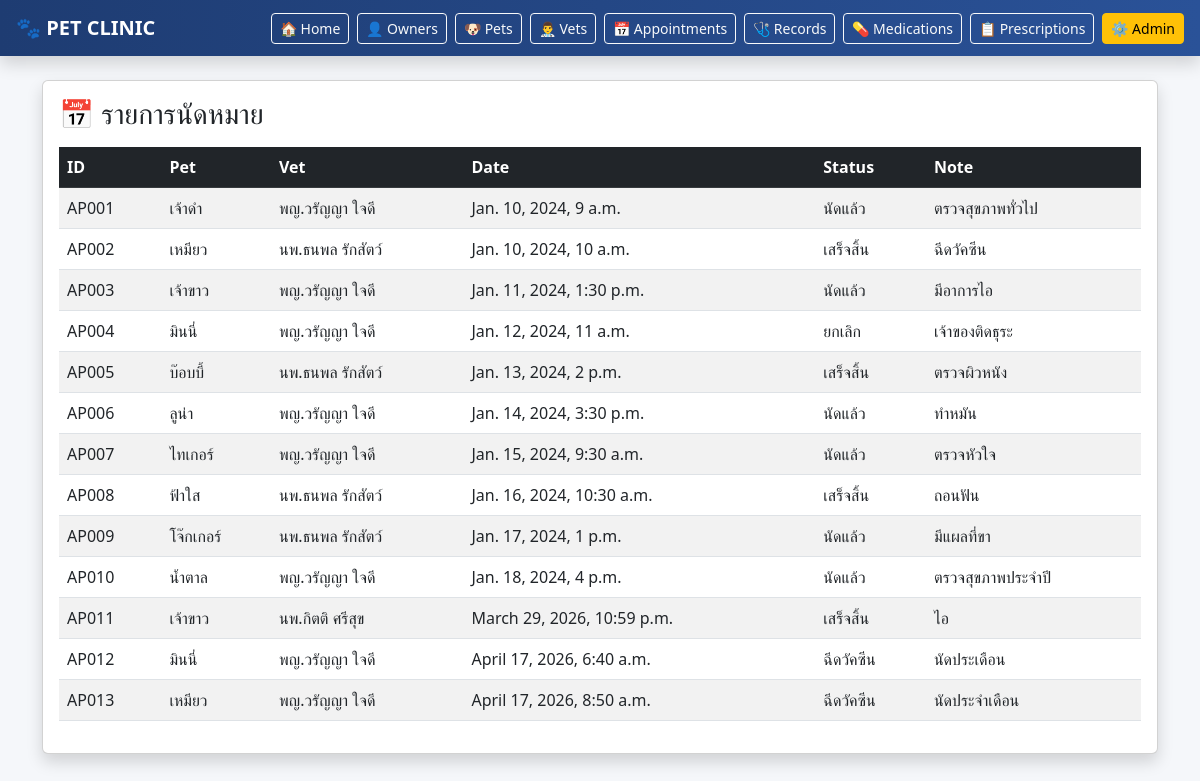
The app's page /appointments/ with its own data.
### clinic/models.py (models this page shows, shortened)
class Appointment(models.Model):
    appointment_id = models.CharField(max_length=10, unique=True, blank=True)
    pet = models.ForeignKey(Pet, on_delete=models.CASCADE)
    vet = models.ForeignKey(Veterinarian, on_delete=models.CASCADE)
    appointment_date = models.DateTimeField()
    status = models.CharField(max_length=50)
    note = models.TextField()

class Pet(models.Model):
    pet_id = models.CharField(max_length=10, unique=True, blank=True)
    owner = models.ForeignKey(Owner, on_delete=models.CASCADE)
    name = models.CharField(max_length=100)
    species = models.CharField(max_length=50)
    breed = models.CharField(max_length=100)
    gender = models.CharField(max_length=10)
    birthdate = models.DateField()

class Veterinarian(models.Model):
    vet_id = models.CharField(max_length=10, unique=True, blank=True)
    name = models.CharField(max_length=100)
    position = models.CharField(max_length=100)
    specialty = models.CharField(max_length=100)
    phone = models.CharField(max_length=20)

### clinic/views.py (the view)
# urls.py: path('appointments/', views.appointments, name='appointments'),
def appointments(request):
    appointments = Appointment.objects.all()
    return render(request, 'appointments.html', {'appointments': appointments})

### clinic/templates/appointments.html
{% extends 'base.html' %}
{% block content %}
<div class="card shadow">
    <div class="card-body">
        <h3 class="mb-3">📅 รายการนัดหมาย</h3>
        <table class="table table-striped table-hover">
            <thead class="table-dark">
                <tr>
                    <th>ID</th>
                    <th>Pet</th>
                    <th>Vet</th>
                    <th>Date</th>
                    <th>Status</th>
                    <th>Note</th>
                </tr>
            </thead>
            <tbody>
                {% for a in appointments %}
                <tr>
                    <td>{{ a.appointment_id }}</td>
                    <td>{{ a.pet.name }}</td>
                    <td>{{ a.vet.name }}</td>
                    <td>{{ a.appointment_date }}</td>
                    <td>{{ a.status }}</td>
                    <td>{{ a.note }}</td>
                </tr>
                {% endfor %}
            </tbody>
        </table>
    </div>
</div>
{% endblock %}

### records on screen
Appointment: appointment_id "AP001", pet.name "เจ้าดำ", vet.name "พญ.วรัญญา ใจดี", appointment_date "Jan. 10, 2024, 9 a.m.", status "นัดแล้ว", note "ตรวจสุขภาพทั่วไป"
Appointment: appointment_id "AP002", pet.name "เหมียว", vet.name "นพ.ธนพล รักสัตว์", appointment_date "Jan. 10, 2024, 10 a.m.", status "เสร็จสิ้น", note "ฉีดวัคซีน"
Appointment: appointment_id "AP003", pet.name "เจ้าขาว", vet.name "พญ.วรัญญา ใจดี", appointment_date "Jan. 11, 2024, 1:30 p.m.", status "นัดแล้ว", note "มีอาการไอ"
Appointment: appointment_id "AP004", pet.name "มินนี่", vet.name "พญ.วรัญญา ใจดี", appointment_date "Jan. 12, 2024, 11 a.m.", status "ยกเลิก", note "เจ้าของติดธุระ"
Appointment: appointment_id "AP005", pet.name "บ๊อบบี้", vet.name "นพ.ธนพล รักสัตว์", appointment_date "Jan. 13, 2024, 2 p.m.", status "เสร็จสิ้น", note "ตรวจผิวหนัง"
Appointment: appointment_id "AP006", pet.name "ลูน่า", vet.name "พญ.วรัญญา ใจดี", appointment_date "Jan. 14, 2024, 3:30 p.m.", status "นัดแล้ว", note "ทำหมัน"
Appointment: appointment_id "AP007", pet.name "ไทเกอร์", vet.name "พญ.วรัญญา ใจดี", appointment_date "Jan. 15, 2024, 9:30 a.m.", status "นัดแล้ว", note "ตรวจหัวใจ"
Appointment: appointment_id "AP008", pet.name "ฟ้าใส", vet.name "นพ.ธนพล รักสัตว์", appointment_date "Jan. 16, 2024, 10:30 a.m.", status "เสร็จสิ้น", note "ถอนฟัน"
Appointment: appointment_id "AP009", pet.name "โจ๊กเกอร์", vet.name "นพ.ธนพล รักสัตว์", appointment_date "Jan. 17, 2024, 1 p.m.", status "นัดแล้ว", note "มีแผลที่ขา"
Appointment: appointment_id "AP010", pet.name "น้ำตาล", vet.name "พญ.วรัญญา ใจดี", appointment_date "Jan. 18, 2024, 4 p.m.", status "นัดแล้ว", note "ตรวจสุขภาพประจำปี"
Appointment: appointment_id "AP011", pet.name "เจ้าขาว", vet.name "นพ.กิตติ ศรีสุข", appointment_date "March 29, 2026, 10:59 p.m.", status "เสร็จสิ้น", note "ไอ"
Appointment: appointment_id "AP012", pet.name "มินนี่", vet.name "พญ.วรัญญา ใจดี", appointment_date "April 17, 2026, 6:40 a.m.", status "ฉีดวัคซีน", note "นัดประเดือน"
Appointment: appointment_id "AP013", pet.name "เหมียว", vet.name "พญ.วรัญญา ใจดี", appointment_date "April 17, 2026, 8:50 a.m.", status "ฉีดวัคซีน", note "นัดประจำเดือน"
